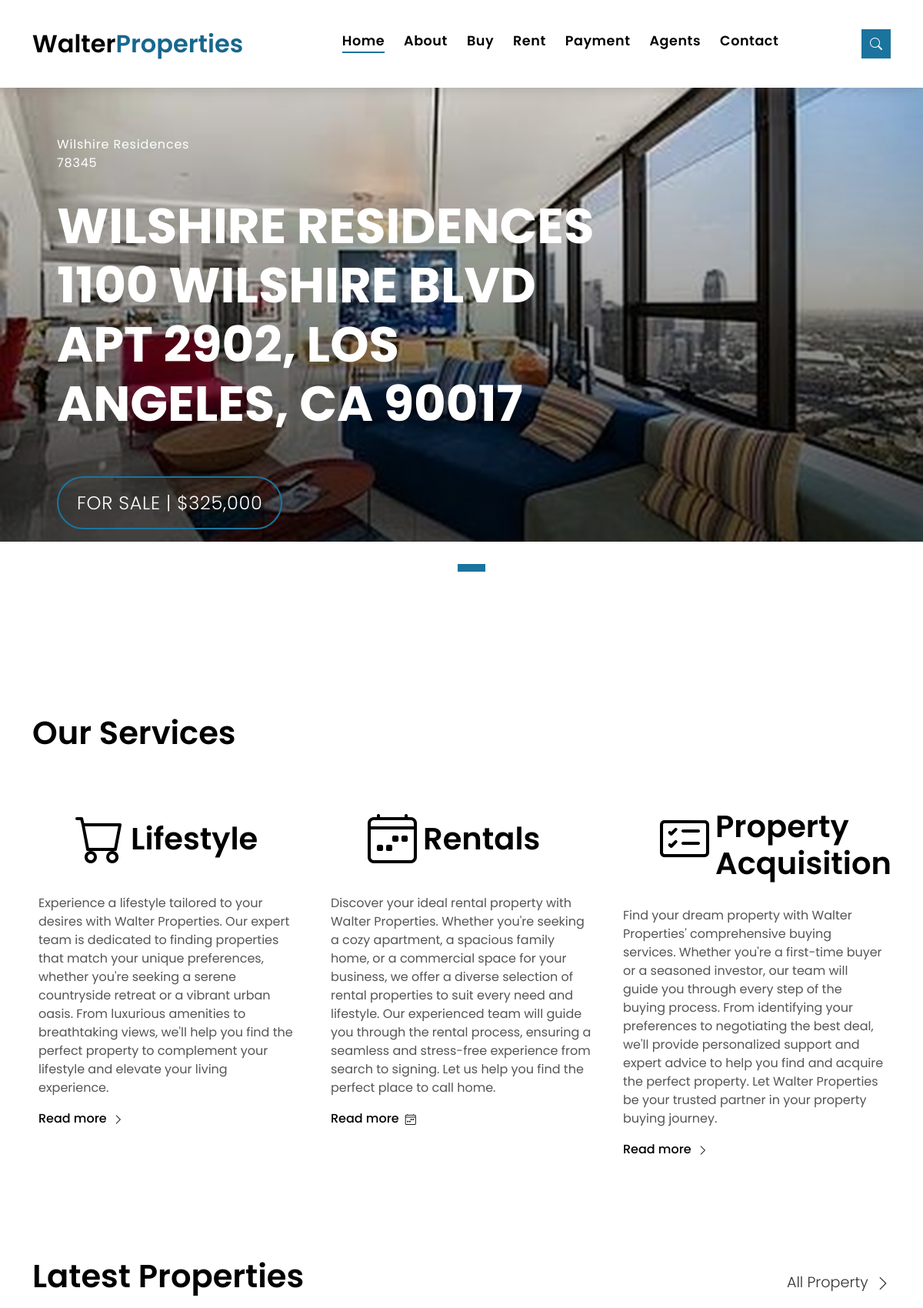
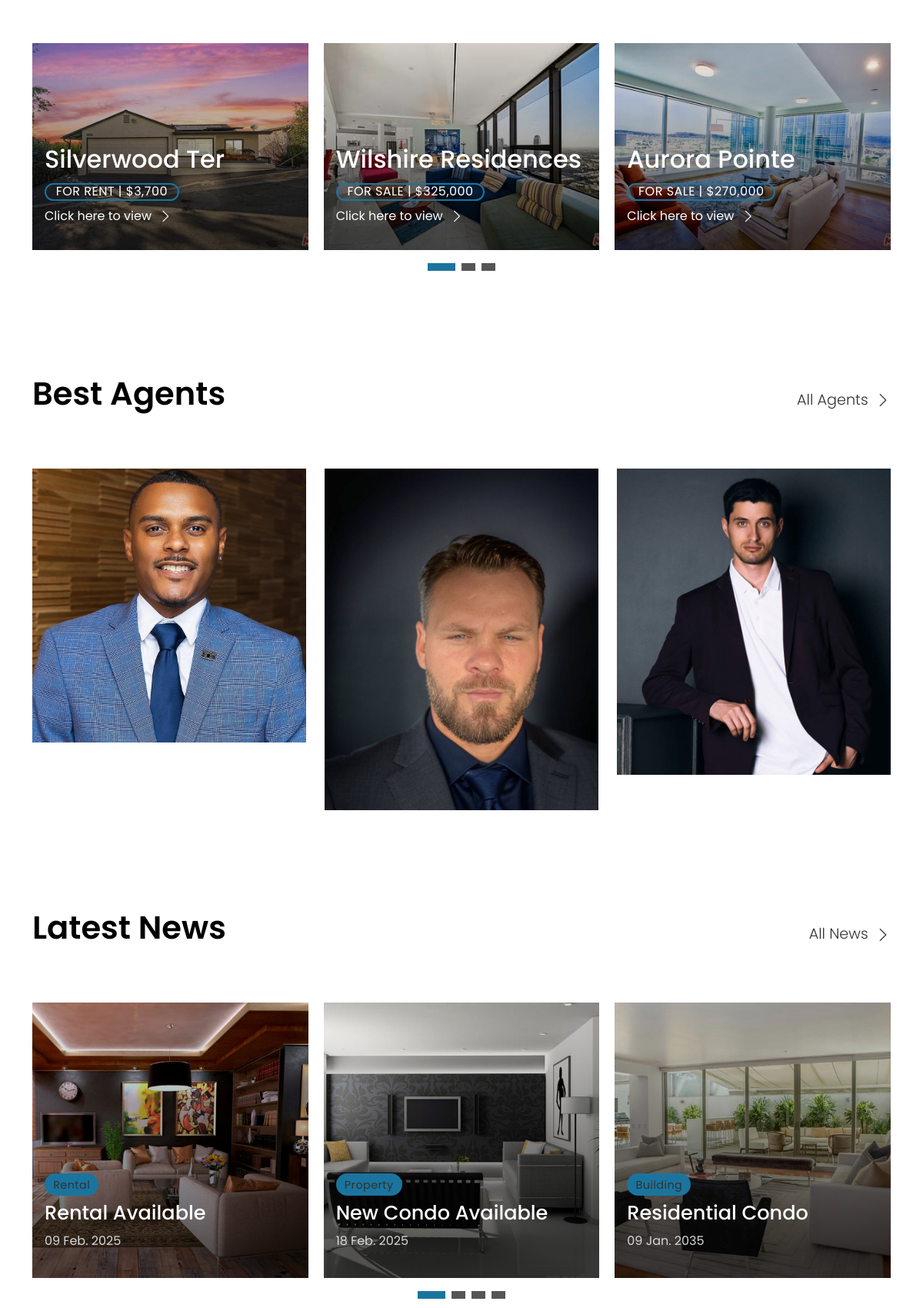
The page / (upper part) on the database its author committed (2 pictures, top to bottom).
### models.py (models this page shows)
class Property(db.Model):
    id = db.Column(db.Integer, primary_key=True)
    name = db.Column(db.String(100), nullable=False)
    price = db.Column(db.String(10), nullable=False)
    property_description = db.Column(db.Text, nullable=False)
    address = db.Column(db.String(200), nullable=False)
    map_view = db.Column(db.String(200), nullable=False)
    upload_date = db.Column(db.String(200), nullable=False)
    property_status = db.Column(db.String(10), nullable=False)
    area = db.Column(db.Float)
    bathroom = db.Column(db.Integer)
    garage = db.Column(db.Integer)
    property_type = db.Column(db.String(50))
    agent_id = db.Column(db.Integer, db.ForeignKey('agent.id'), nullable=False)
    images = db.relationship('PropertyImage', backref='property', lazy=True, uselist=True, cascade='all, delete-orphan')

### server.py (the view, shortened to what this page needs)
@app.route("/")
def home():
    visitor_id = request.cookies.get("visitor_id")
    if visitor_id is None:
        visitor_id = str(uuid.uuid4())
        response = make_response(f"New visitor, your id is {visitor_id}")
        response.set_cookie("visitor_id", visitor_id, max_age=60*60*24*365*2)
        time_visited = datetime.now()
        new_visitor = Visitor(visitor_id=visitor_id, time_visited=time_visited)
        db.session.add(new_visitor)
        db.session.commit()
        print(f"DEBUGGGGG {visitor_id}")
    properties_for_sale = Property.query.filter_by(property_status='For Sale').limit(3).all()
    latest_properties = Property.query.order_by(Property.upload_date.desc()).limit(10).all()
    print(f"LATEST PROPERTIES{latest_properties}")
    image_list = []
    for property in properties_for_sale:
        print(f'home Property ID{property.id}')
        images = PropertyImage.query.filter_by(property_id=property.id).all()
        if images:
            image_list.append(images[1])
    view_images = [first_item.image_path.split("static/", 1)[1] for first_item in image_list]
    print(f"IMAGE TO VIEW {view_images}")
    latest_item = {
    }
    new_property_image = {}
    for property in latest_properties:
        print(f'home Property ID{property.id}')
        images = PropertyImage.query.filter_by(property_id=property.id).all()
        if images:
            new_property_image[property] = images[1].image_path.split("static/", 1)[1]
    print(f"Latest Images {new_property_image}")
    return render_template("index.html", properties_for_sale=properties_for_sale, latest_properties=new_property_image, images=view_images)

### models.py (called while the page is built)
@login_manager.request_loader
def request_loader(request):
    username = request.form.get('username')
    user = Users.query.filter_by(username=username).first()
    return user if user else None

### templates/index.html (shortened to what this page needs)
{% extends "base.html" %}
{% block content %}
<div class="intro intro-carousel swiper position-relative ">
  <div class="swiper-wrapper align-items-center">
    {% for property in properties_for_sale %}
    {% if property.id < 4 %} <div class="swiper-slide carousel-item-a intro-item bg-image"
      style="background-image: url('static/{{ images[property.id - 1]}}'); max-width: 100%; height: 76vh; ">
      <div class="overlay overlay-a"></div>
      <div class="intro-content display-table">
        <div class="table-cell">
          <div class="container">
            <div class="row">
              <div class="col-lg-8">
                <div class="intro-body">
                  <p class="intro-title-top">{{ property.name }}
                    <br> 78345
                  </p>
                  <h1 class="intro-title mb-4 ">
                     {{ property.name }}
                    <br> {{ property.address }}
                  </h1>
                  <p class="intro-subtitle intro-price">
                    <a href="{{ url_for('buy_property') }}"><span class="price-a">For Sale | ${{ property.price
                        }}</span></a>
                  </p>
                </div>
              </div>
            </div>
          </div>
        </div>
      </div>
  </div>
  {% endif %}
  {% endfor %}
</div>
<div class="swiper-pagination"></div>
</div>
<main id="main">
  <section class="section-services section-t8">
    <div class="container">
      <div class="row">
        <div class="col-md-12">
          <div class="title-wrap d-flex justify-content-between">
            <div class="title-box">
              <h2 class="title-a">Our Services</h2>
            </div>
          </div>
        </div>
      </div>
      <div class="row">
        <div class="col-md-4">
          <div class="card-box-c foo">
            <div class="card-header-c d-flex">
              <div class="card-box-ico">
                <span class="bi bi-cart"></span>
              </div>
              <div class="card-title-c align-self-center">
                <h2 class="title-c">Lifestyle</h2>
              </div>
            </div>
            <div class="card-body-c">
              <p class="content-c">
                Experience a lifestyle tailored to your desires with Walter Properties. Our expert team is dedicated to
                finding properties that match your unique preferences, whether you're seeking a serene countryside
                retreat or a vibrant urban oasis. From luxurious amenities to breathtaking views, we'll help you find
                the perfect property to complement your lifestyle and elevate your living experience.
            </div>
            <div class="card-footer-c">
              <a href="#" class="link-c link-icon">Read more
                <span class="bi bi-chevron-right"></span>
              </a>
            </div>
          </div>
        </div>
        <div class="col-md-4">
          <div class="card-box-c foo">
            <div class="card-header-c d-flex">
              <div class="card-box-ico">
                <span class="bi bi-calendar4-week"></span>
              </div>
              <div class="card-title-c align-self-center">
                <h2 class="title-c">Rentals</h2>
              </div>
            </div>
            <div class="card-body-c">
              <p class="content-c">Discover your ideal rental property with Walter Properties. Whether you're seeking a
                cozy apartment, a spacious family home, or a commercial space for your business, we offer a diverse
                selection of rental properties to suit every need and lifestyle. Our experienced team will guide you
                through the rental process, ensuring a seamless and stress-free experience from search to signing. Let
                us help you find the perfect place to call home. </p>
            </div>
            <div class="card-footer-c">
              <a href="#" class="link-c link-icon">Read more
                <span class="bi bi-calendar4-week"></span>
              </a>
            </div>
          </div>
        </div>
        <div class="col-md-4">
          <div class="card-box-c foo">
            <div class="card-header-c d-flex">
              <div class="card-box-ico">
                <span class="bi bi-card-checklist"></span>
              </div>
              <div class="card-title-c align-self-center">
                <h2 class="title-c">Property Acquisition</h2>
              </div>
            </div>
            <div class="card-body-c">
              <p class="content-c">
                Find your dream property with Walter Properties' comprehensive buying services. Whether you're a
                first-time buyer or a seasoned investor, our team will guide you through every step of the buying
                process. From identifying your preferences to negotiating the best deal, we'll provide personalized
                support and expert advice to help you find and acquire the perfect property. Let Walter Properties be
                your trusted partner in your property buying journey. </p>
            </div>
            <div class="card-footer-c">
              <a href="#" class="link-c link-icon">Read more
                <span class="bi bi-chevron-right"></span>
              </a>
            </div>
          </div>
        </div>
      </div>
    </div>
  </section>
  <section class="section-property section-t8">
    <div class="container">
      <div class="row">
        <div class="col-md-12">
          <div class="title-wrap d-flex justify-content-between">
            <div class="title-box">
              <h2 class="title-a">Latest Properties</h2>
            </div>
            <div class="title-link">
              <a href="{{ url_for('buy_property') }}">All Property
                <span class="bi bi-chevron-right"></span>
              </a>
            </div>
          </div>
        </div>
      </div>
      <div id="property-carousel" class="swiper">
        <div class="swiper-wrapper">
          {% for property, image_path in latest_properties.items() %}
          {% if property.id < 4%} <div class="carousel-item-b swiper-slide">
            <div class="card-box-a card-shadow">
              <div class="img-box-a">
                <img src="{{ url_for('static', filename=image_path) }}" alt="Property Image"
                  class="img-a img-fluid">
              </div>
              <div class="card-overlay">
                <div class="card-overlay-a-content">
                  <div class="card-header-a">
                    <h2 class="card-title-a">
                      <a href="#">{{ property.name }}
                    </h2>
                  </div>
                  <div class="card-body-a">
                    <div class="price-box d-flex">
                      <span class="price-a">{{ property.property_status }} | ${{ property.price }}</span>
                    </div>
                    <a href="{{ url_for('view_property', property_id=property.id) }}" class="link-a">Click here to view
                      <span class="bi bi-chevron-right"></span>
                    </a>
                  </div>
                </div>
              </div>
            </div>
        </div>
        {% endif %}
        {% endfor %}
      </div>
    </div>
    <div class="propery-carousel-pagination carousel-pagination"></div>
    </div>
  </section>
  <section class="section-agents section-t8">
    <div class="container">
      <div class="row">
        <div class="col-md-12">
          <div class="title-wrap d-flex justify-content-between">
            <div class="title-box">
              <h2 class="title-a">Best Agents</h2>
            </div>
            <div class="title-link">
              <a href="#">All Agents
                <span class="bi bi-chevron-right"></span>
              </a>
            </div>
          </div>
        </div>
      </div>
      <div class="row">
        <div class="col-md-4">
          <div class="card-box-d">
            <div class="card-img-d">
              <img src="static/assets/img/noa.jpeg" alt="" class="img-d img-fluid">
            </div>
            <div class="card-overlay card-overlay-hover">
              <div class="card-header-d">
                <div class="card-title-d align-self-center">
                  <h3 class="title-d">
                    <a href="#" class="link-two">Noah Albert
                  </h3>
                </div>
              </div>
              <div class="card-body-d">
              </div>
            </div>
          </div>
        </div>
        <div class="col-md-4">
          <div class="card-box-d">
            <div class="card-img-d">
              <img src="static/assets/img/ala.jpeg" alt="" class="img-d img-fluid">
            </div>
            <div class="card-overlay card-overlay-hover">
              <div class="card-header-d">
                <div class="card-title-d align-self-center">
                  <h3 class="title-d">
                    <a href="#" class="link-two">Steven McGregor
                  </h3>
                </div>
              </div>
              <div class="card-body-d">
              </div>
            </div>
          </div>
        </div>
        <div class="col-md-4">
          <div class="card-box-d">
            <div class="card-img-d">
              <img src="static/assets/img/agent-3.jpg" alt="" class="img-d img-fluid">
            </div>
            <div class="card-overlay card-overlay-hover">
              <div class="card-header-d">
                <div class="card-title-d align-self-center">
                  <h3 class="title-d">
                    <a href="#" class="link-two">Luca Romano
                  </h3>
                </div>
              </div>
              <div class="card-body-d">
              </div>
            </div>
          </div>
        </div>
      </div>
    </div>
  </section>
  <section class="section-news section-t8">
    <div class="container">
      <div class="row">
        <div class="col-md-12">
          <div class="title-wrap d-flex justify-content-between">
            <div class="title-box">
              <h2 class="title-a">Latest News</h2>
            </div>
            <div class="title-link">
              <a href="#">All News
                <span class="bi bi-chevron-right"></span>
              </a>
            </div>
          </div>
        </div>
      </div>
      <div id="news-carousel" class="swiper">
        <div class="swiper-wrapper">
          <div class="carousel-item-c swiper-slide">
            <div class="card-box-b card-shadow news-box">
              <div class="img-box-b">
                <img src="static/assets/img/post-2.jpg" alt="" class="img-b img-fluid">
              </div>
              <div class="card-overlay">
                <div class="card-header-b">
                  <div class="card-category-b">
                    <a href="#" class="category-b">Rental</a>
                  </div>
                  <div class="card-title-b">
                    <h2 class="title-2">
                      <a href="#">Rental Available
                    </h2>
                  </div>
                  <div class="card-date">
                    <span class="date-b">09 Feb. 2025</span>
                  </div>
                </div>
              </div>
            </div>
          </div>
          <div class="carousel-item-c swiper-slide">
            <div class="card-box-b card-shadow news-box">
              <div class="img-box-b">
                <img src="static/assets/img/post-5.jpg" alt="" class="img-b img-fluid">
              </div>
              <div class="card-overlay">
                <div class="card-header-b">
                  <div class="card-category-b">
                    <a href="#" class="category-b">Property</a>
                  </div>
                  <div class="card-title-b">
                    <h2 class="title-2">
                      <a href="#">New Condo Available
                    </h2>
                  </div>
                  <div class="card-date">
                    <span class="date-b">18 Feb. 2025</span>
                  </div>
                </div>
              </div>
            </div>
          </div>
          <div class="carousel-item-c swiper-slide">
            <div class="card-box-b card-shadow news-box">
              <div class="img-box-b">
                <img src="static/assets/img/post-7.jpg" alt="" class="img-b img-fluid">
              </div>
              <div class="card-overlay">
                <div class="card-header-b">
                  <div class="card-category-b">
                    <a href="#" class="category-b">Building</a>
                  </div>
                  <div class="card-title-b">
                    <h2 class="title-2">
                      <a href="#">Residential Condo
                    </h2>
                  </div>
                  <div class="card-date">
                    <span class="date-b">09 Jan. 2035</span>
                  </div>
                </div>
              </div>
            </div>
          </div>
          <div class="carousel-item-c swiper-slide">
            <div class="card-box-b card-shadow news-box">
              <div class="card-overlay">
                <div class="card-header-b">
                  <div class="card-title-b">
                    <h2 class="title-2">
                      <a href="#">Explore Serene Places
                    </h2>
                  </div>
                </div>
              </div>
            </div>
          </div>
        </div>
      </div>
      <div class="news-carousel-pagination carousel-pagination"></div>
    </div>
  </section>
  <section class="section-testimonials section-t8 nav-arrow-a">
  </section>
</main>
{% endblock %}
{% set active_page = 'home' %}

### rows shown on the page
Property: name "Wilshire Residences", name "WILSHIRE RESIDENCES", address "1100 WILSHIRE BLVD APT 2902, LOS ANGELES, CA 90017", price "325,000", shows a picture, property_status "FOR SALE"
Property: shows a picture, name "Silverwood Ter", property_status "FOR RENT", price "3,700"
Property: shows a picture, name "Aurora Pointe", property_status "FOR SALE", price "270,000"
